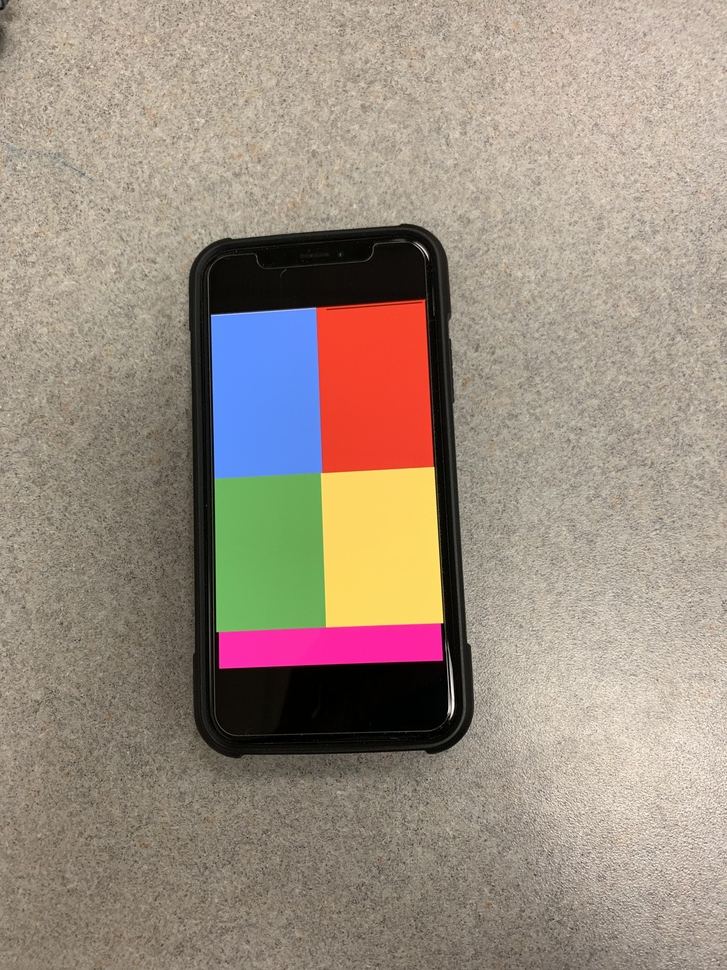
#> input picture IMG_4557.jpg, 727 x 970 px, shrunk from 3024 x 4032 before the run
$ python edgeDetectV1.py   (older library calls are emulated)
#> lines starting #> are read from the running program, lines starting #| are printed output that depends on the picture
import cv2
import numpy as np
from matplotlib import pyplot as plt

#load the image
img = cv2.imread("IMG_4557.jpg",)
#> img is the input picture: shape (970, 727, 3); mean B, G, R 129, 142.2, 156.1

#make image grayscale
#grayImg = cv2.cvtColor(img, cv2.COLOR_BGR2GRAY)

#filter out noise
img = cv2.GaussianBlur(img, (3,3), 2)

#convolute with proper kernals
laplacian = cv2.Laplacian(img,cv2.CV_64F)
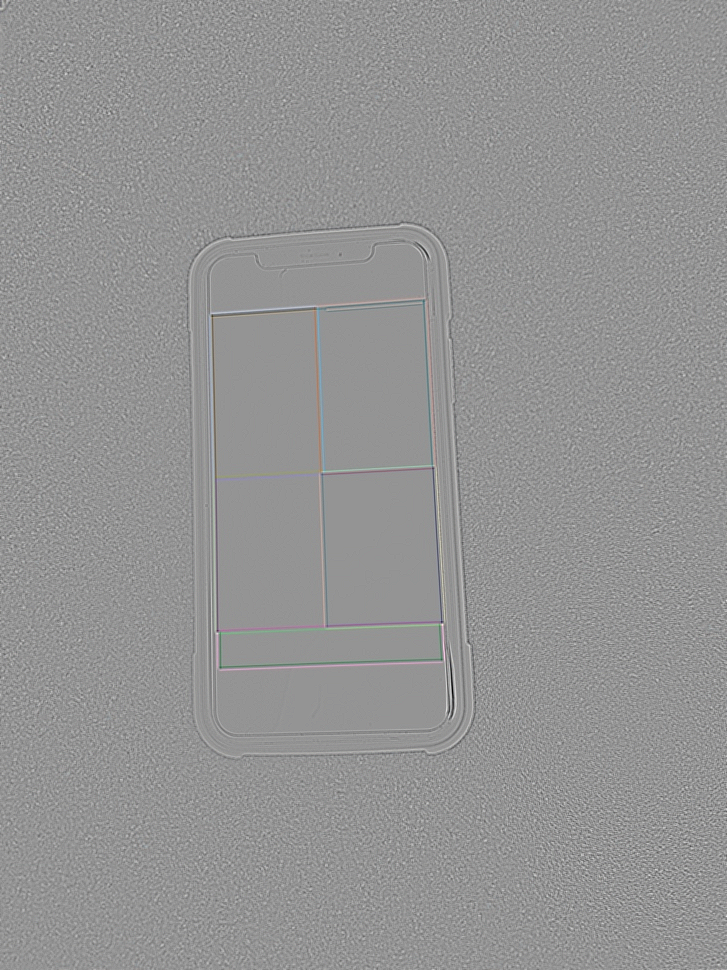
#> laplacian: shape (970, 727, 3) float64; mean B, G, R 0, 0, 0; drawn with min black and max white
sobelx = cv2.Sobel(img,cv2.CV_64F,1,0,ksize=5)  # x
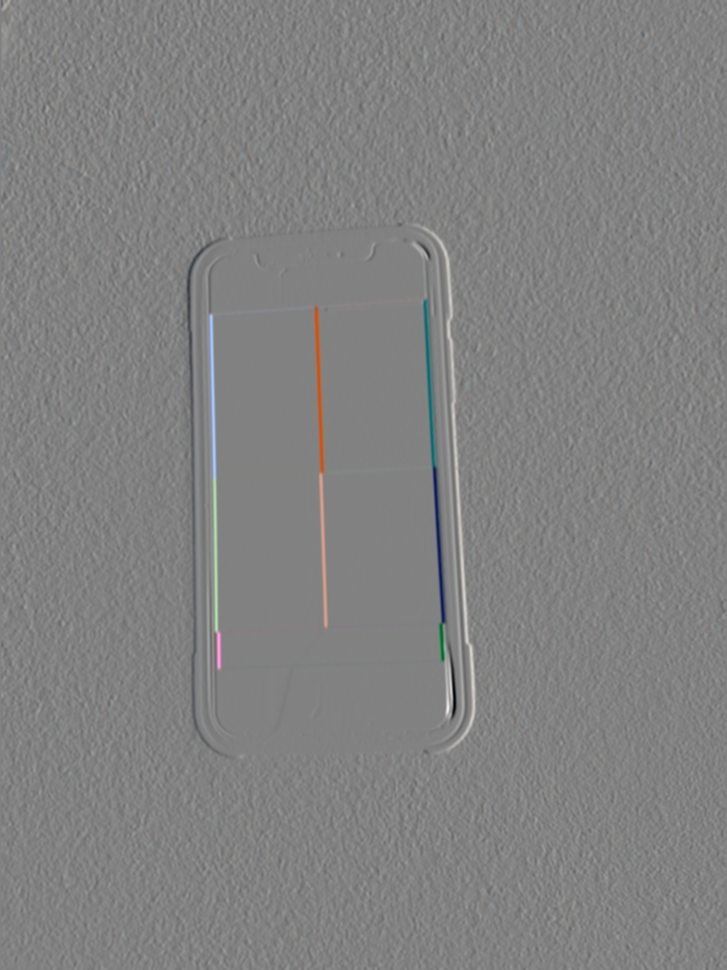
#> sobelx: shape (970, 727, 3) float64; mean B, G, R 6.1, 5.7, 5.9; drawn with min black and max white
sobely = cv2.Sobel(img,cv2.CV_64F,0,1,ksize=5)  # y
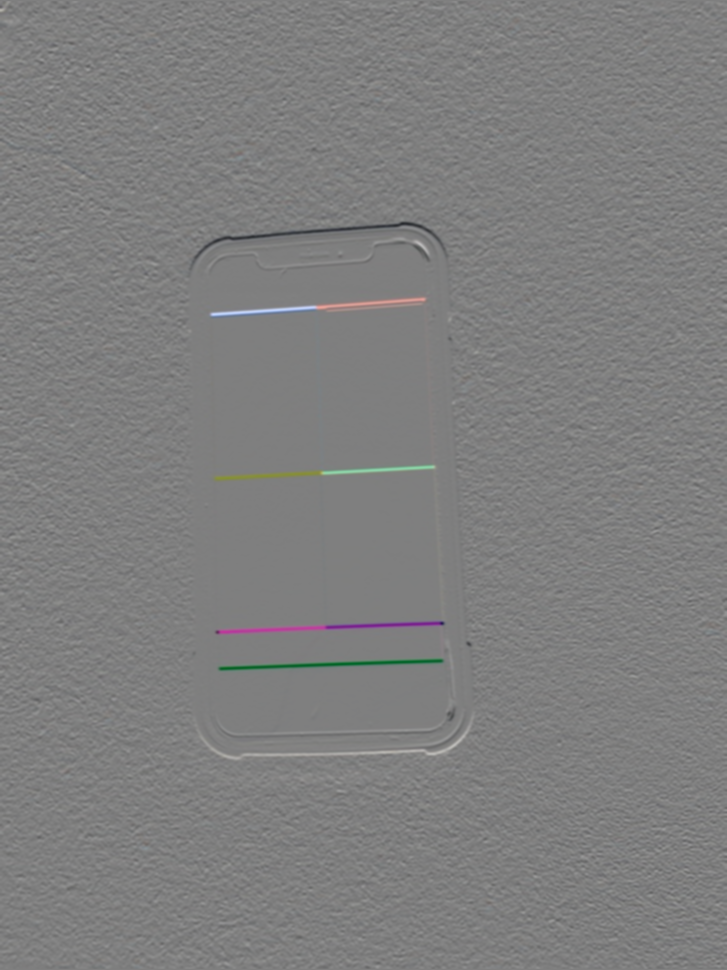
#> sobely: shape (970, 727, 3) float64; mean B, G, R -5.9, -6.3, -6.7; drawn with min black and max white

plt.subplot(2,2,1),plt.imshow(img,cmap = 'gray')
plt.title('Original'), plt.xticks([]), plt.yticks([])
plt.subplot(2,2,2),plt.imshow(laplacian,cmap = 'gray')
plt.title('Laplacian'), plt.xticks([]), plt.yticks([])
plt.subplot(2,2,3),plt.imshow(sobelx,cmap = 'gray')
plt.title('Sobel X'), plt.xticks([]), plt.yticks([])
plt.subplot(2,2,4),plt.imshow(sobely,cmap = 'gray')
plt.title('Sobel Y'), plt.xticks([]), plt.yticks([])

plt.show()
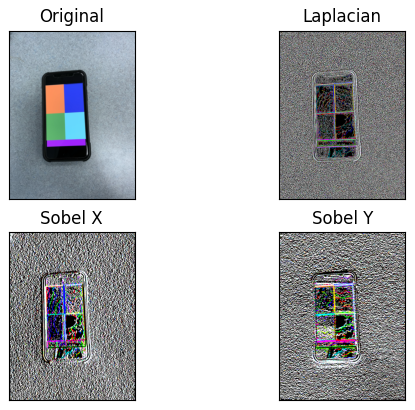
#> figure drawn by matplotlib, 4 panels; B, G, R data is drawn as R, G, B

$ run again, with 71396620_395642311122345_384962003254378496_n.jpg copied over IMG_4557.jpg
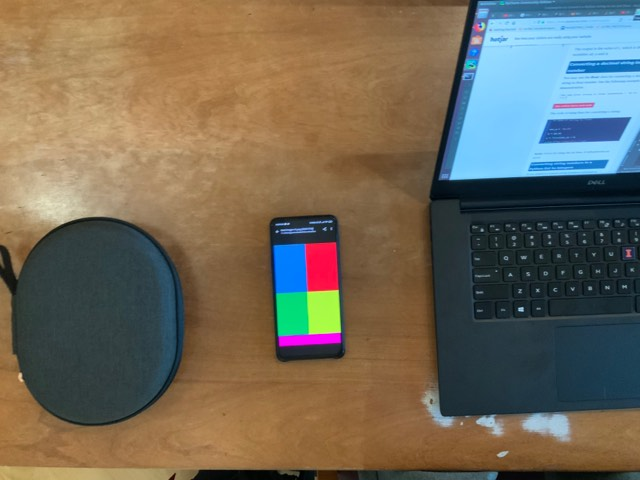
#> input picture 71396620_395642311122345_384962003254378496_n.jpg, 640 x 480 px
#> img is the input picture: shape (480, 640, 3); mean B, G, R 88.6, 104.7, 113.1
#> `sobely = cv2.Sobel(img,cv2.CV_64F,0,1,ksize=5)`:
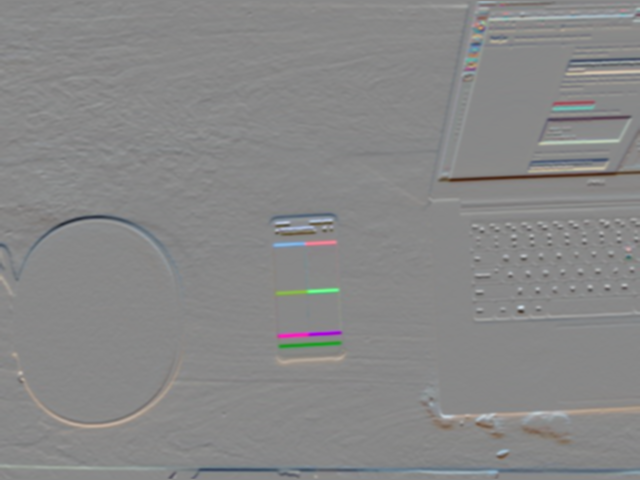
#> sobely: shape (480, 640, 3) float64; mean B, G, R -9.2, -10.2, -13.3; drawn with min black and max white
#> `plt.show()`:
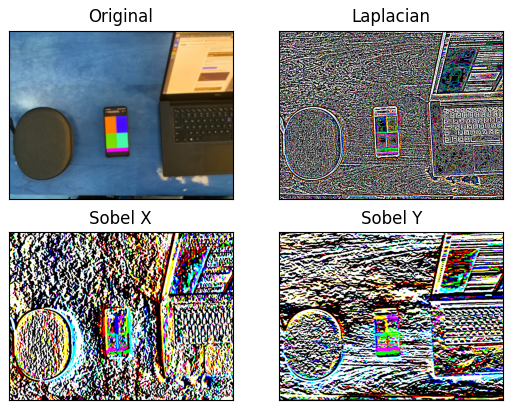
#> figure drawn by matplotlib, 4 panels; B, G, R data is drawn as R, G, B

$ run again, with camShiftTest.jpg copied over IMG_4557.jpg
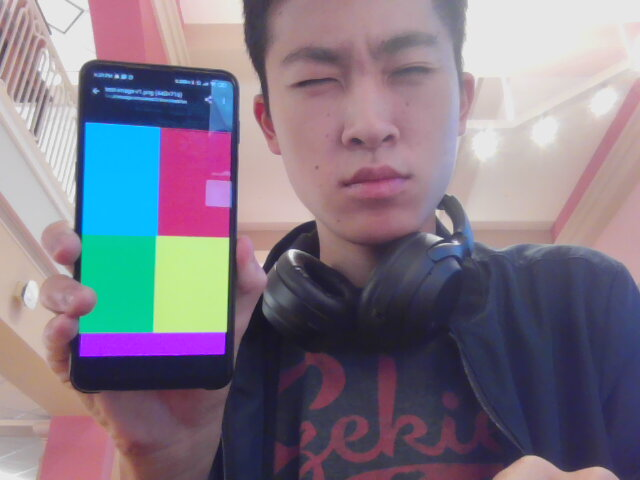
#> input picture camShiftTest.jpg, 640 x 480 px
#> img is the input picture: shape (480, 640, 3); mean B, G, R 133.4, 119.2, 128.4
#> `sobely = cv2.Sobel(img,cv2.CV_64F,0,1,ksize=5)`:
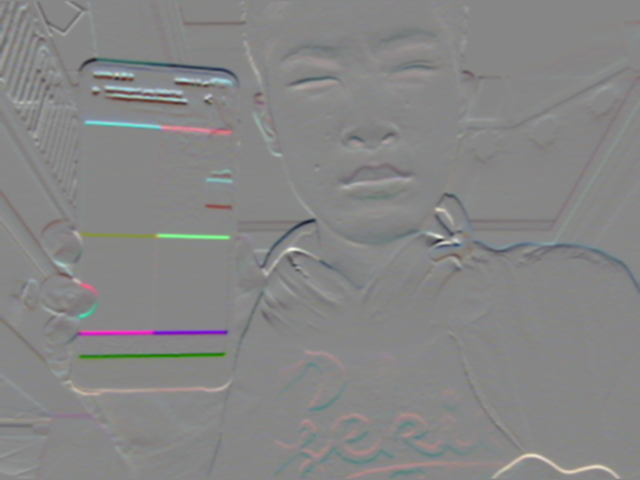
#> sobely: shape (480, 640, 3) float64; mean B, G, R -20.1, -21.6, -18.6; drawn with min black and max white
#> `plt.show()`:
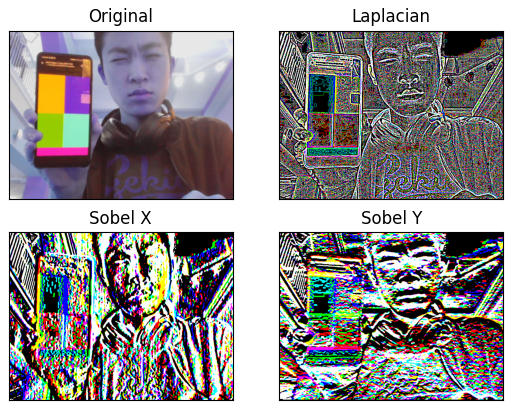
#> figure drawn by matplotlib, 4 panels; B, G, R data is drawn as R, G, B

$ run again, with test-image-v1.jpg copied over IMG_4557.jpg
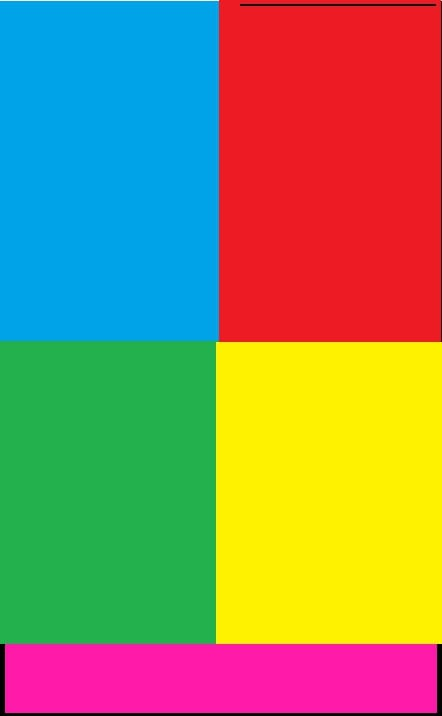
#> input picture test-image-v1.jpg, 442 x 716 px
#> img is the input picture: shape (716, 442, 3); mean B, G, R 95.2, 136.4, 142.8
#> `sobely = cv2.Sobel(img,cv2.CV_64F,0,1,ksize=5)`:
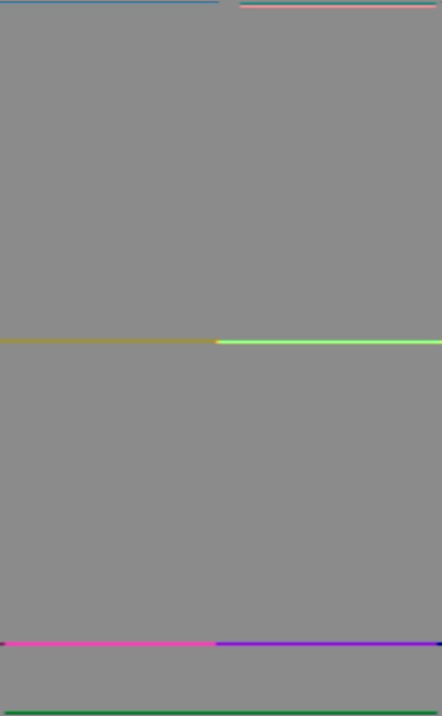
#> sobely: shape (716, 442, 3) float64; mean B, G, R -19.3, -18, -22.1; drawn with min black and max white
#> `plt.show()`:
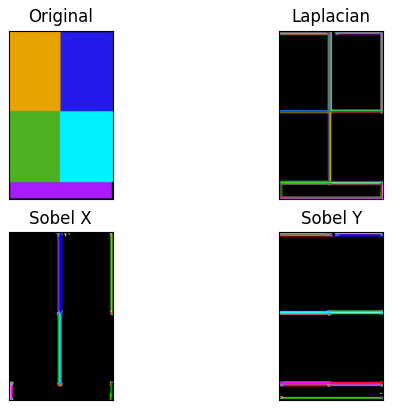
#> figure drawn by matplotlib, 4 panels; B, G, R data is drawn as R, G, B
